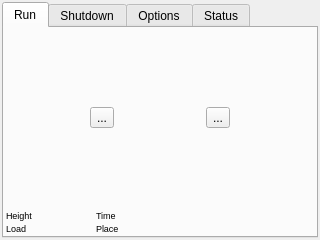
<?xml version="1.0" encoding="UTF-8"?>
<ui version="4.0">
 <class>FootPrinterMainDialog</class>
 <widget class="QDialog" name="FootPrinterMainDialog">
  <property name="geometry">
   <rect>
    <x>0</x>
    <y>0</y>
    <width>320</width>
    <height>240</height>
   </rect>
  </property>
  <property name="minimumSize">
   <size>
    <width>320</width>
    <height>240</height>
   </size>
  </property>
  <property name="maximumSize">
   <size>
    <width>320</width>
    <height>240</height>
   </size>
  </property>
  <property name="windowTitle">
   <string>FootPrinterMainDialog</string>
  </property>
  <layout class="QGridLayout" name="gridLayout_2">
   <property name="leftMargin">
    <number>2</number>
   </property>
   <property name="topMargin">
    <number>2</number>
   </property>
   <property name="rightMargin">
    <number>2</number>
   </property>
   <property name="bottomMargin">
    <number>2</number>
   </property>
   <item row="0" column="0">
    <widget class="QTabWidget" name="tabWidget">
     <property name="sizePolicy">
      <sizepolicy hsizetype="Preferred" vsizetype="Preferred">
       <horstretch>0</horstretch>
       <verstretch>0</verstretch>
      </sizepolicy>
     </property>
     <property name="currentIndex">
      <number>0</number>
     </property>
     <widget class="QWidget" name="tabRun">
      <attribute name="title">
       <string>Run</string>
      </attribute>
      <layout class="QVBoxLayout" name="verticalLayout_2">
       <property name="leftMargin">
        <number>2</number>
       </property>
       <property name="topMargin">
        <number>2</number>
       </property>
       <property name="rightMargin">
        <number>2</number>
       </property>
       <property name="bottomMargin">
        <number>2</number>
       </property>
       <item>
        <spacer name="verticalSpacer">
         <property name="orientation">
          <enum>Qt::Vertical</enum>
         </property>
         <property name="sizeHint" stdset="0">
          <size>
           <width>20</width>
           <height>12</height>
          </size>
         </property>
        </spacer>
       </item>
       <item>
        <widget class="QWidget" name="widget_4" native="true">
         <layout class="QHBoxLayout" name="horizontalLayout_2">
          <property name="leftMargin">
           <number>0</number>
          </property>
          <property name="topMargin">
           <number>0</number>
          </property>
          <property name="rightMargin">
           <number>0</number>
          </property>
          <property name="bottomMargin">
           <number>0</number>
          </property>
          <item>
           <spacer name="horizontalSpacer_5">
            <property name="orientation">
             <enum>Qt::Horizontal</enum>
            </property>
            <property name="sizeHint" stdset="0">
             <size>
              <width>115</width>
              <height>20</height>
             </size>
            </property>
           </spacer>
          </item>
          <item>
           <widget class="QToolButton" name="toolButtonGo">
            <property name="sizePolicy">
             <sizepolicy hsizetype="Preferred" vsizetype="Preferred">
              <horstretch>0</horstretch>
              <verstretch>0</verstretch>
             </sizepolicy>
            </property>
            <property name="text">
             <string>...</string>
            </property>
            <property name="icon">
             <iconset resource="Resources.qrc">
              <normaloff>:/go.svg</normaloff>:/go.svg</iconset>
            </property>
            <property name="iconSize">
             <size>
              <width>128</width>
              <height>128</height>
             </size>
            </property>
           </widget>
          </item>
          <item>
           <spacer name="horizontalSpacer_3">
            <property name="orientation">
             <enum>Qt::Horizontal</enum>
            </property>
            <property name="sizeHint" stdset="0">
             <size>
              <width>116</width>
              <height>20</height>
             </size>
            </property>
           </spacer>
          </item>
          <item>
           <widget class="QToolButton" name="toolButtonStop">
            <property name="sizePolicy">
             <sizepolicy hsizetype="Preferred" vsizetype="Preferred">
              <horstretch>0</horstretch>
              <verstretch>0</verstretch>
             </sizepolicy>
            </property>
            <property name="text">
             <string>...</string>
            </property>
            <property name="icon">
             <iconset resource="Resources.qrc">
              <normaloff>:/stop.svg</normaloff>:/stop.svg</iconset>
            </property>
            <property name="iconSize">
             <size>
              <width>128</width>
              <height>128</height>
             </size>
            </property>
           </widget>
          </item>
          <item>
           <spacer name="horizontalSpacer_6">
            <property name="orientation">
             <enum>Qt::Horizontal</enum>
            </property>
            <property name="sizeHint" stdset="0">
             <size>
              <width>115</width>
              <height>20</height>
             </size>
            </property>
           </spacer>
          </item>
         </layout>
        </widget>
       </item>
       <item>
        <spacer name="verticalSpacer_5">
         <property name="orientation">
          <enum>Qt::Vertical</enum>
         </property>
         <property name="sizeHint" stdset="0">
          <size>
           <width>20</width>
           <height>12</height>
          </size>
         </property>
        </spacer>
       </item>
       <item>
        <widget class="QWidget" name="widget_5" native="true">
         <layout class="QGridLayout" name="gridLayout_3">
          <property name="leftMargin">
           <number>0</number>
          </property>
          <property name="topMargin">
           <number>0</number>
          </property>
          <property name="rightMargin">
           <number>0</number>
          </property>
          <property name="bottomMargin">
           <number>0</number>
          </property>
          <property name="spacing">
           <number>2</number>
          </property>
          <item row="0" column="1">
           <widget class="QLabel" name="labelHeight">
            <property name="sizePolicy">
             <sizepolicy hsizetype="Preferred" vsizetype="Preferred">
              <horstretch>0</horstretch>
              <verstretch>0</verstretch>
             </sizepolicy>
            </property>
            <property name="minimumSize">
             <size>
              <width>60</width>
              <height>0</height>
             </size>
            </property>
            <property name="font">
             <font>
              <pointsize>7</pointsize>
             </font>
            </property>
            <property name="text">
             <string/>
            </property>
           </widget>
          </item>
          <item row="1" column="1">
           <widget class="QLabel" name="labelLoad">
            <property name="sizePolicy">
             <sizepolicy hsizetype="Preferred" vsizetype="Preferred">
              <horstretch>0</horstretch>
              <verstretch>0</verstretch>
             </sizepolicy>
            </property>
            <property name="minimumSize">
             <size>
              <width>60</width>
              <height>0</height>
             </size>
            </property>
            <property name="font">
             <font>
              <pointsize>7</pointsize>
             </font>
            </property>
            <property name="text">
             <string/>
            </property>
           </widget>
          </item>
          <item row="0" column="3">
           <widget class="QLabel" name="labelTime">
            <property name="sizePolicy">
             <sizepolicy hsizetype="Expanding" vsizetype="Preferred">
              <horstretch>0</horstretch>
              <verstretch>0</verstretch>
             </sizepolicy>
            </property>
            <property name="font">
             <font>
              <pointsize>7</pointsize>
             </font>
            </property>
            <property name="text">
             <string/>
            </property>
           </widget>
          </item>
          <item row="1" column="3">
           <widget class="QLabel" name="labelLocation">
            <property name="sizePolicy">
             <sizepolicy hsizetype="Expanding" vsizetype="Preferred">
              <horstretch>0</horstretch>
              <verstretch>0</verstretch>
             </sizepolicy>
            </property>
            <property name="font">
             <font>
              <pointsize>7</pointsize>
             </font>
            </property>
            <property name="text">
             <string/>
            </property>
           </widget>
          </item>
          <item row="0" column="2">
           <widget class="QLabel" name="label_11">
            <property name="font">
             <font>
              <pointsize>7</pointsize>
             </font>
            </property>
            <property name="text">
             <string>Time</string>
            </property>
           </widget>
          </item>
          <item row="0" column="0">
           <widget class="QLabel" name="label_10">
            <property name="font">
             <font>
              <pointsize>7</pointsize>
             </font>
            </property>
            <property name="text">
             <string>Height</string>
            </property>
           </widget>
          </item>
          <item row="1" column="2">
           <widget class="QLabel" name="label_12">
            <property name="font">
             <font>
              <pointsize>7</pointsize>
             </font>
            </property>
            <property name="text">
             <string>Place</string>
            </property>
           </widget>
          </item>
          <item row="1" column="0">
           <widget class="QLabel" name="label_13">
            <property name="font">
             <font>
              <pointsize>7</pointsize>
             </font>
            </property>
            <property name="text">
             <string>Load</string>
            </property>
           </widget>
          </item>
         </layout>
        </widget>
       </item>
      </layout>
     </widget>
     <widget class="QWidget" name="tabShutdown">
      <attribute name="title">
       <string>Shutdown</string>
      </attribute>
      <layout class="QVBoxLayout" name="verticalLayout_3">
       <property name="leftMargin">
        <number>2</number>
       </property>
       <property name="topMargin">
        <number>2</number>
       </property>
       <property name="rightMargin">
        <number>2</number>
       </property>
       <property name="bottomMargin">
        <number>2</number>
       </property>
       <item>
        <spacer name="verticalSpacer_3">
         <property name="orientation">
          <enum>Qt::Vertical</enum>
         </property>
         <property name="sizeHint" stdset="0">
          <size>
           <width>20</width>
           <height>40</height>
          </size>
         </property>
        </spacer>
       </item>
       <item>
        <widget class="QWidget" name="widget_6" native="true">
         <layout class="QHBoxLayout" name="horizontalLayout_4">
          <property name="leftMargin">
           <number>0</number>
          </property>
          <property name="topMargin">
           <number>0</number>
          </property>
          <property name="rightMargin">
           <number>0</number>
          </property>
          <property name="bottomMargin">
           <number>0</number>
          </property>
          <item>
           <spacer name="horizontalSpacer">
            <property name="orientation">
             <enum>Qt::Horizontal</enum>
            </property>
            <property name="sizeHint" stdset="0">
             <size>
              <width>305</width>
              <height>20</height>
             </size>
            </property>
           </spacer>
          </item>
          <item>
           <widget class="QToolButton" name="toolButtonShutdown">
            <property name="sizePolicy">
             <sizepolicy hsizetype="Preferred" vsizetype="Preferred">
              <horstretch>0</horstretch>
              <verstretch>0</verstretch>
             </sizepolicy>
            </property>
            <property name="text">
             <string>...</string>
            </property>
            <property name="icon">
             <iconset resource="Resources.qrc">
              <normaloff>:/off.svg</normaloff>:/off.svg</iconset>
            </property>
            <property name="iconSize">
             <size>
              <width>128</width>
              <height>128</height>
             </size>
            </property>
           </widget>
          </item>
          <item>
           <spacer name="horizontalSpacer_2">
            <property name="orientation">
             <enum>Qt::Horizontal</enum>
            </property>
            <property name="sizeHint" stdset="0">
             <size>
              <width>304</width>
              <height>20</height>
             </size>
            </property>
           </spacer>
          </item>
         </layout>
        </widget>
       </item>
       <item>
        <spacer name="verticalSpacer_2">
         <property name="orientation">
          <enum>Qt::Vertical</enum>
         </property>
         <property name="sizeHint" stdset="0">
          <size>
           <width>20</width>
           <height>40</height>
          </size>
         </property>
        </spacer>
       </item>
       <item>
        <widget class="QWidget" name="widget_7" native="true">
         <layout class="QHBoxLayout" name="horizontalLayout_5">
          <property name="leftMargin">
           <number>0</number>
          </property>
          <property name="topMargin">
           <number>0</number>
          </property>
          <property name="rightMargin">
           <number>0</number>
          </property>
          <property name="bottomMargin">
           <number>0</number>
          </property>
          <item>
           <spacer name="horizontalSpacer_7">
            <property name="orientation">
             <enum>Qt::Horizontal</enum>
            </property>
            <property name="sizeHint" stdset="0">
             <size>
              <width>379</width>
              <height>20</height>
             </size>
            </property>
           </spacer>
          </item>
          <item>
           <widget class="QPushButton" name="pushButtonExit">
            <property name="font">
             <font>
              <pointsize>7</pointsize>
             </font>
            </property>
            <property name="text">
             <string>Exit</string>
            </property>
           </widget>
          </item>
          <item>
           <widget class="QPushButton" name="pushButtonReboot">
            <property name="font">
             <font>
              <pointsize>7</pointsize>
             </font>
            </property>
            <property name="text">
             <string>Reboot</string>
            </property>
           </widget>
          </item>
          <item>
           <spacer name="horizontalSpacer_8">
            <property name="orientation">
             <enum>Qt::Horizontal</enum>
            </property>
            <property name="sizeHint" stdset="0">
             <size>
              <width>378</width>
              <height>20</height>
             </size>
            </property>
           </spacer>
          </item>
         </layout>
        </widget>
       </item>
      </layout>
     </widget>
     <widget class="QWidget" name="tabOptions">
      <attribute name="title">
       <string>Options</string>
      </attribute>
      <layout class="QGridLayout" name="gridLayout">
       <property name="leftMargin">
        <number>2</number>
       </property>
       <property name="topMargin">
        <number>2</number>
       </property>
       <property name="rightMargin">
        <number>2</number>
       </property>
       <property name="bottomMargin">
        <number>2</number>
       </property>
       <property name="spacing">
        <number>2</number>
       </property>
       <item row="0" column="2">
        <widget class="QLabel" name="label_5">
         <property name="font">
          <font>
           <pointsize>7</pointsize>
          </font>
         </property>
         <property name="text">
          <string>Start Offset</string>
         </property>
        </widget>
       </item>
       <item row="4" column="1">
        <widget class="QLineEdit" name="lineEditLoadCellDevice">
         <property name="font">
          <font>
           <pointsize>7</pointsize>
          </font>
         </property>
         <property name="text">
          <string>/dev/i2c-1</string>
         </property>
        </widget>
       </item>
       <item row="1" column="3">
        <widget class="QSpinBox" name="spinBoxReadingLimit">
         <property name="font">
          <font>
           <pointsize>7</pointsize>
          </font>
         </property>
         <property name="minimum">
          <number>100000</number>
         </property>
         <property name="maximum">
          <number>5000000</number>
         </property>
         <property name="singleStep">
          <number>10000</number>
         </property>
         <property name="value">
          <number>1000000</number>
         </property>
        </widget>
       </item>
       <item row="6" column="0">
        <widget class="QPushButton" name="pushButtonDataFolder">
         <property name="font">
          <font>
           <pointsize>7</pointsize>
          </font>
         </property>
         <property name="text">
          <string>Data Folder...</string>
         </property>
        </widget>
       </item>
       <item row="2" column="3">
        <widget class="QSpinBox" name="spinBoxLoadCellAddress">
         <property name="font">
          <font>
           <pointsize>7</pointsize>
          </font>
         </property>
         <property name="prefix">
          <string>0x</string>
         </property>
         <property name="maximum">
          <number>255</number>
         </property>
         <property name="value">
          <number>42</number>
         </property>
         <property name="displayIntegerBase">
          <number>16</number>
         </property>
        </widget>
       </item>
       <item row="2" column="1">
        <widget class="QSpinBox" name="spinBoxOffDuration">
         <property name="font">
          <font>
           <pointsize>7</pointsize>
          </font>
         </property>
         <property name="minimum">
          <number>50</number>
         </property>
         <property name="maximum">
          <number>10000</number>
         </property>
         <property name="singleStep">
          <number>50</number>
         </property>
         <property name="value">
          <number>500</number>
         </property>
        </widget>
       </item>
       <item row="1" column="2">
        <widget class="QLabel" name="label_6">
         <property name="font">
          <font>
           <pointsize>7</pointsize>
          </font>
         </property>
         <property name="text">
          <string>Read Limit</string>
         </property>
        </widget>
       </item>
       <item row="1" column="1">
        <widget class="QSpinBox" name="spinBoxOnDuration">
         <property name="font">
          <font>
           <pointsize>7</pointsize>
          </font>
         </property>
         <property name="minimum">
          <number>50</number>
         </property>
         <property name="maximum">
          <number>10000</number>
         </property>
         <property name="singleStep">
          <number>50</number>
         </property>
         <property name="value">
          <number>500</number>
         </property>
        </widget>
       </item>
       <item row="4" column="3">
        <widget class="QLineEdit" name="lineEditGPSDevice">
         <property name="font">
          <font>
           <pointsize>7</pointsize>
          </font>
         </property>
         <property name="text">
          <string>/dev/ttyACM0</string>
         </property>
        </widget>
       </item>
       <item row="0" column="1">
        <widget class="QSpinBox" name="spinBoxStepsLimit">
         <property name="font">
          <font>
           <pointsize>7</pointsize>
          </font>
         </property>
         <property name="minimum">
          <number>1000</number>
         </property>
         <property name="maximum">
          <number>50000</number>
         </property>
         <property name="singleStep">
          <number>200</number>
         </property>
         <property name="value">
          <number>50000</number>
         </property>
        </widget>
       </item>
       <item row="2" column="2">
        <widget class="QLabel" name="label_8">
         <property name="font">
          <font>
           <pointsize>7</pointsize>
          </font>
         </property>
         <property name="text">
          <string>LC Address</string>
         </property>
        </widget>
       </item>
       <item row="6" column="1" colspan="3">
        <widget class="QLineEdit" name="lineEditDataFolder">
         <property name="font">
          <font>
           <pointsize>7</pointsize>
          </font>
         </property>
         <property name="text">
          <string>/media/pi/data/footprinter</string>
         </property>
        </widget>
       </item>
       <item row="8" column="0">
        <spacer name="verticalSpacer_4">
         <property name="orientation">
          <enum>Qt::Vertical</enum>
         </property>
         <property name="sizeHint" stdset="0">
          <size>
           <width>20</width>
           <height>17</height>
          </size>
         </property>
        </spacer>
       </item>
       <item row="0" column="0">
        <widget class="QLabel" name="label_2">
         <property name="font">
          <font>
           <pointsize>7</pointsize>
          </font>
         </property>
         <property name="text">
          <string>Steps Limit</string>
         </property>
        </widget>
       </item>
       <item row="7" column="0">
        <widget class="QCheckBox" name="checkBoxEnableAdvancedOptions">
         <property name="font">
          <font>
           <pointsize>7</pointsize>
          </font>
         </property>
         <property name="text">
          <string>Advanced</string>
         </property>
         <property name="checked">
          <bool>false</bool>
         </property>
        </widget>
       </item>
       <item row="0" column="3">
        <widget class="QSpinBox" name="spinBoxStartingOffset">
         <property name="font">
          <font>
           <pointsize>7</pointsize>
          </font>
         </property>
         <property name="minimum">
          <number>10</number>
         </property>
         <property name="maximum">
          <number>20000</number>
         </property>
         <property name="singleStep">
          <number>200</number>
         </property>
         <property name="value">
          <number>200</number>
         </property>
        </widget>
       </item>
       <item row="9" column="0" colspan="4">
        <widget class="QWidget" name="widget" native="true">
         <layout class="QHBoxLayout" name="horizontalLayout">
          <property name="leftMargin">
           <number>0</number>
          </property>
          <property name="topMargin">
           <number>0</number>
          </property>
          <property name="rightMargin">
           <number>0</number>
          </property>
          <property name="bottomMargin">
           <number>0</number>
          </property>
          <item>
           <widget class="QPushButton" name="pushButtonImport">
            <property name="font">
             <font>
              <pointsize>7</pointsize>
             </font>
            </property>
            <property name="text">
             <string>Import</string>
            </property>
           </widget>
          </item>
          <item>
           <widget class="QPushButton" name="pushButtonExport">
            <property name="font">
             <font>
              <pointsize>7</pointsize>
             </font>
            </property>
            <property name="text">
             <string>Export</string>
            </property>
           </widget>
          </item>
          <item>
           <spacer name="horizontalSpacer_4">
            <property name="orientation">
             <enum>Qt::Horizontal</enum>
            </property>
            <property name="sizeHint" stdset="0">
             <size>
              <width>47</width>
              <height>20</height>
             </size>
            </property>
           </spacer>
          </item>
          <item>
           <widget class="QPushButton" name="pushButtonDefaults">
            <property name="font">
             <font>
              <pointsize>7</pointsize>
             </font>
            </property>
            <property name="text">
             <string>Defaults</string>
            </property>
           </widget>
          </item>
         </layout>
        </widget>
       </item>
       <item row="4" column="0">
        <widget class="QLabel" name="label_7">
         <property name="font">
          <font>
           <pointsize>7</pointsize>
          </font>
         </property>
         <property name="text">
          <string>LC Device</string>
         </property>
        </widget>
       </item>
       <item row="4" column="2">
        <widget class="QLabel" name="label_9">
         <property name="font">
          <font>
           <pointsize>7</pointsize>
          </font>
         </property>
         <property name="text">
          <string>GPS Device</string>
         </property>
        </widget>
       </item>
       <item row="1" column="0">
        <widget class="QLabel" name="label_3">
         <property name="font">
          <font>
           <pointsize>7</pointsize>
          </font>
         </property>
         <property name="text">
          <string>On Duration</string>
         </property>
        </widget>
       </item>
       <item row="2" column="0">
        <widget class="QLabel" name="label_4">
         <property name="font">
          <font>
           <pointsize>7</pointsize>
          </font>
         </property>
         <property name="text">
          <string>Off Duration</string>
         </property>
        </widget>
       </item>
       <item row="3" column="0">
        <widget class="QLabel" name="label">
         <property name="font">
          <font>
           <pointsize>7</pointsize>
          </font>
         </property>
         <property name="text">
          <string>Limit Count</string>
         </property>
        </widget>
       </item>
       <item row="3" column="1">
        <widget class="QSpinBox" name="spinBoxLimitCount">
         <property name="font">
          <font>
           <pointsize>7</pointsize>
          </font>
         </property>
         <property name="minimum">
          <number>1</number>
         </property>
         <property name="maximum">
          <number>100</number>
         </property>
         <property name="value">
          <number>10</number>
         </property>
        </widget>
       </item>
      </layout>
     </widget>
     <widget class="QWidget" name="tabStatus">
      <attribute name="title">
       <string>Status</string>
      </attribute>
      <layout class="QGridLayout" name="gridLayout_4">
       <property name="leftMargin">
        <number>2</number>
       </property>
       <property name="topMargin">
        <number>2</number>
       </property>
       <property name="rightMargin">
        <number>2</number>
       </property>
       <property name="bottomMargin">
        <number>2</number>
       </property>
       <property name="spacing">
        <number>2</number>
       </property>
       <item row="0" column="0">
        <widget class="QPlainTextEdit" name="plainTextEditStatus">
         <property name="readOnly">
          <bool>true</bool>
         </property>
        </widget>
       </item>
      </layout>
     </widget>
    </widget>
   </item>
  </layout>
 </widget>
 <layoutdefault spacing="6" margin="11"/>
 <resources>
  <include location="Resources.qrc"/>
 </resources>
 <connections/>
</ui>
